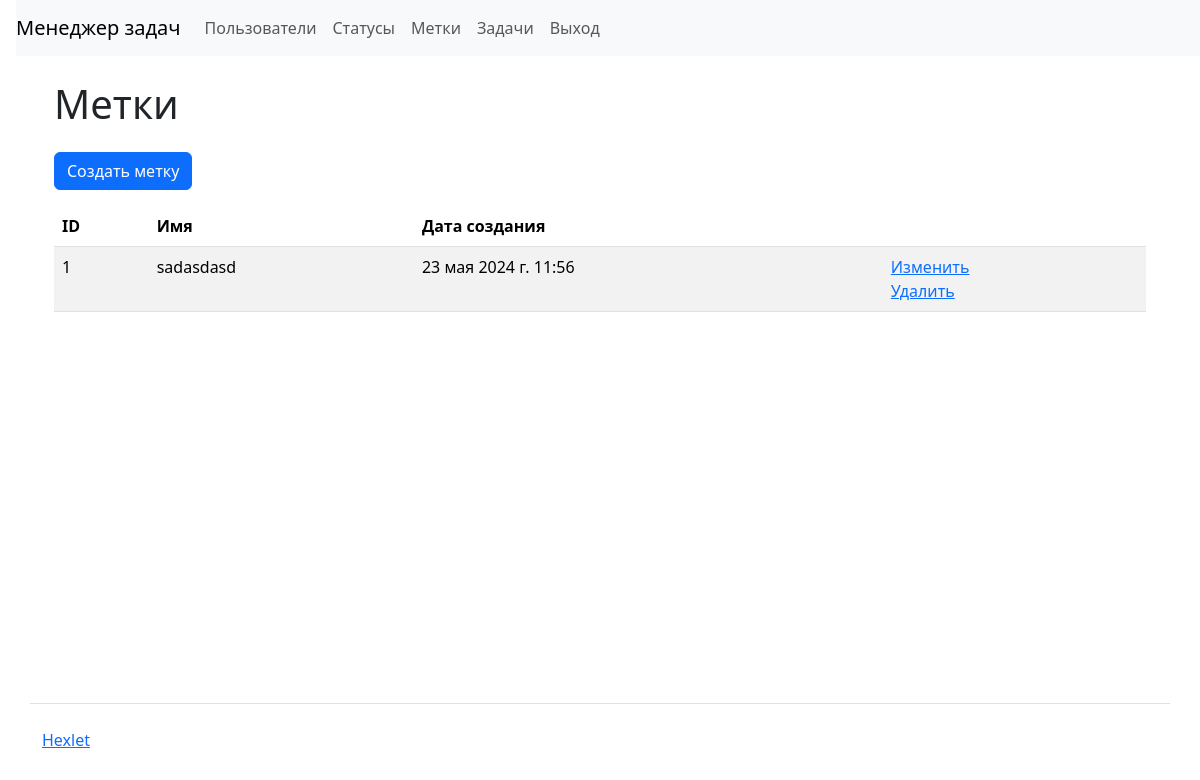
The app's page /labels/ (signed in), older data.
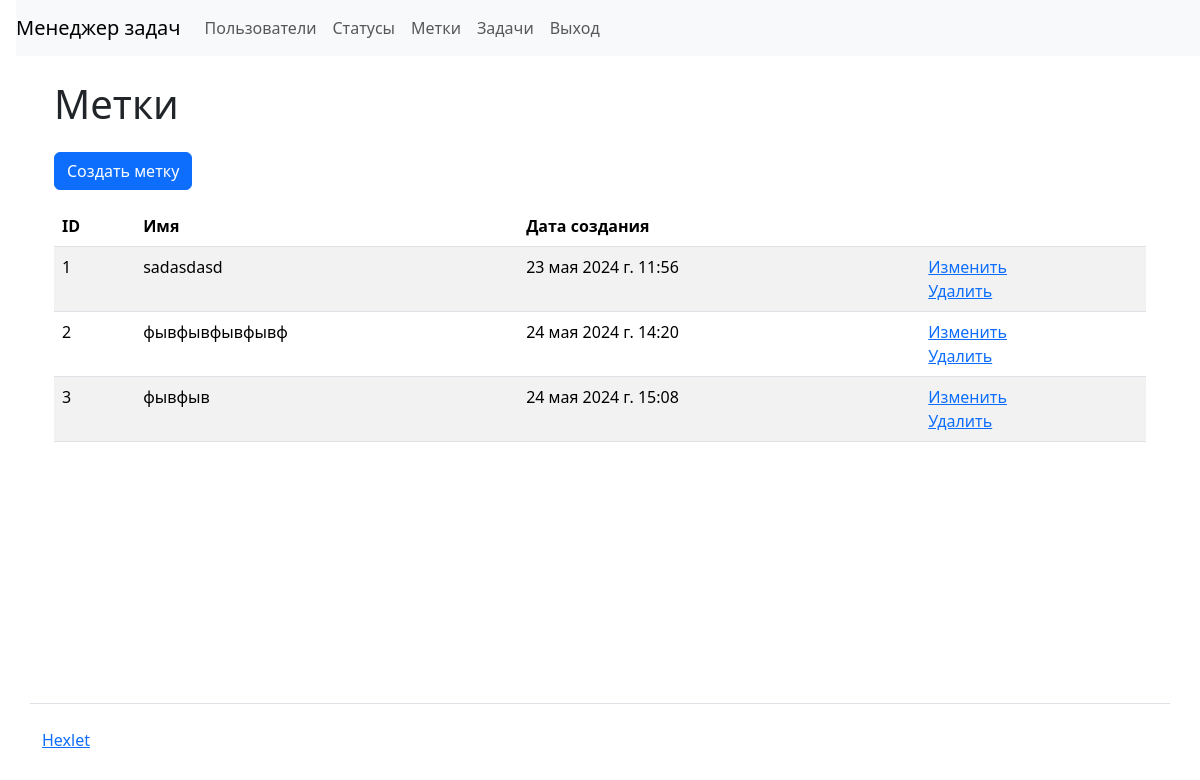
The same page, newer data.
### task_manager/apps/labels/models.py (models this page shows, shortened)
class Label(models.Model):
    name = models.CharField(
        max_length=255, null=False, blank=False, verbose_name=_("Name")
    )
    created_at = models.DateTimeField(auto_now_add=True, verbose_name=_("Created at"))

### task_manager/apps/labels/views.py (the view)
# urls.py: path("", views.Index.as_view(), name="labels"),
class Index(CustomLoginRequiredMixin, ListView):
    model = Label
    template_name = "labels/labels.html"
    context_object_name = "labels"
    login_url = "login"

### task_manager/mixins.py (called while the page is built)
    def dispatch(self, request: HttpRequest, *args, **kwargs):
        if not request.user.is_authenticated:
            messages.add_message(
                request, messages.ERROR, self.permission_denied_message
            )
            return self.handle_no_permission()
        return super(CustomLoginRequiredMixin, self).dispatch(request, *args, **kwargs)

### task_manager/templates/labels/labels.html
{% extends 'base.html' %}
{% load i18n %}
{% block content %}
<div class="container wrapper flex-grow-1">
    <h1 class="my-4">{% translate "Labels" %}</h1>
    <a class="btn btn-primary mb-3" href="{% url 'create_label' %}">{% translate "Create label" %}</a>
    <table class="table table-striped">
        <thead>
            <tr>
                <th>ID</th>
                <th>{% translate "Name" %}</th>
                <th>{% translate "Date created" %}</th>
                <th></th>
            </tr>
        </thead>
        <tbody>
            {% for label in labels %}
            <tr>
                <td>{{ label.id }}</td>
                <td>{{ label.name }}</td>
                <td>{{ label.created_at }}</td>
                <td>
                    <a href="{% url 'update_label' label.id %}">{% translate "Update" %}</a>
                    <br>
                    <a href="{% url 'delete_label' label.id %}">{% translate "Delete" %}</a>
                </td>
            </tr>
            {% endfor %}
        </tbody>
    </table>
</div>
{% endblock %}

Row changes from the older to the newer data that the page shows:
added Label: id "2", name "фывфывфывфывф", created_at "24 мая 2024 г. 14:20"
added Label: id "3", name "фывфыв", created_at "24 мая 2024 г. 15:08"
